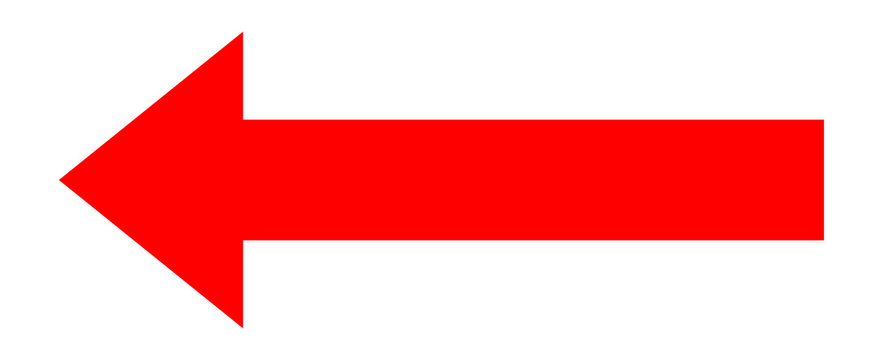
#> input picture Red_Arrow.jpg, 883 x 360 px, given in place of the camera
$ python Values_0f_hsv.py
#> lines starting #> are read from the running program, lines starting #| are printed output that depends on the picture; after the words box and inside, x2 and y2 are one past the last pixel; in counts of white or black regions, pixels touching at a corner belong together
import cv2
import numpy as np

cap = cv2.VideoCapture(0)

def nothing(x):
    pass

cv2.namedWindow('Tracking')

cv2.createTrackbar("LH", "Tracking", 0, 255, nothing)
cv2.createTrackbar("LS", "Tracking", 0, 255, nothing)
cv2.createTrackbar("LV", "Tracking", 0, 255, nothing)
cv2.createTrackbar("UH", "Tracking", 255, 255, nothing)
cv2.createTrackbar("US", "Tracking", 255, 255, nothing)
cv2.createTrackbar("UV", "Tracking", 255, 255, nothing)

while True:
    #frame = cv2.imread('Red_Arrow.jpg')

    _, frame = cap.read()
#> frame is the input picture: shape (360, 883, 3); mean B, G, R 176.8, 176.8, 254.6

    height, width, _ = frame.shape
#> height = 360; width = 883


    center_x = width // 2
#> center_x = 441


    start_point = (center_x, 0)
#> start_point = (441, 0)
    end_point = (center_x, height)
#> end_point = (441, 360)
    color = (0, 0, 255)
    thickness = 2
    frame_with_line = cv2.line(frame, start_point, end_point, color, thickness)

    hsv = cv2.cvtColor(frame, cv2.COLOR_BGR2HSV)
#> hsv: shape (360, 883, 3); mean H, S, V 3.6, 78.9, 254.6

    l_h = cv2.getTrackbarPos("LH", "Tracking")
    l_s = cv2.getTrackbarPos("LS", "Tracking")
    l_v = cv2.getTrackbarPos("LV", "Tracking")

    u_h = cv2.getTrackbarPos("UH", "Tracking")
    u_s = cv2.getTrackbarPos("US", "Tracking")
    u_v = cv2.getTrackbarPos("UV", "Tracking")
    '''
    l_r = np.array([l_h, l_s, l_v])
    u_r = np.array([u_h, u_s, u_v])

    '''

    # l_r = np.array([0, 70, 50])
    # u_r = np.array([10, 255, 255])


    lower_red1 = np.array([0, 100, 100])
    upper_red1 = np.array([10, 255, 255])
    lower_red2 = np.array([160, 100, 100])
    upper_red2 = np.array([180, 255, 255])


    mask1 = cv2.inRange(hsv, lower_red1, upper_red1)
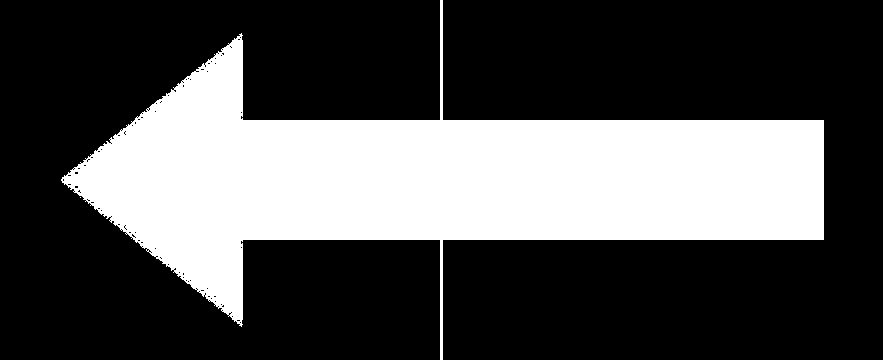
#> mask1: shape (360, 883); 30.6% white; 2 white regions (1 under 20 px), largest, box (x1, y1, x2, y2) and area: (61, 0, 824, 360) 97310
    mask2 = cv2.inRange(hsv, lower_red2, upper_red2)
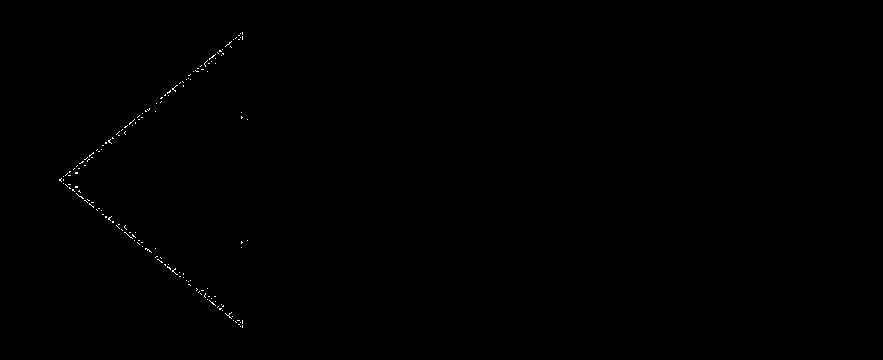
#> mask2: shape (360, 883); 0.16% white in thin lines or dots, all inside (x1, y1, x2, y2) = (59, 32, 248, 328)

    mask = cv2.bitwise_or(mask1, mask2)
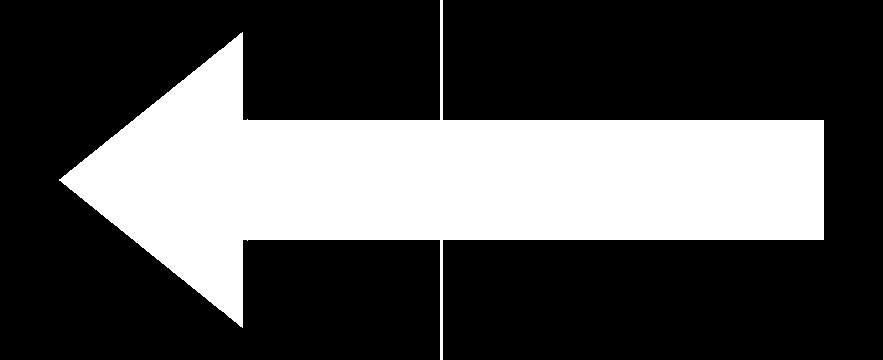
#> mask: shape (360, 883); 30.8% white; 1 white region, box (x1, y1, x2, y2) and area: (59, 0, 824, 360) 97804
    res = cv2.bitwise_and(frame, frame, mask=mask)
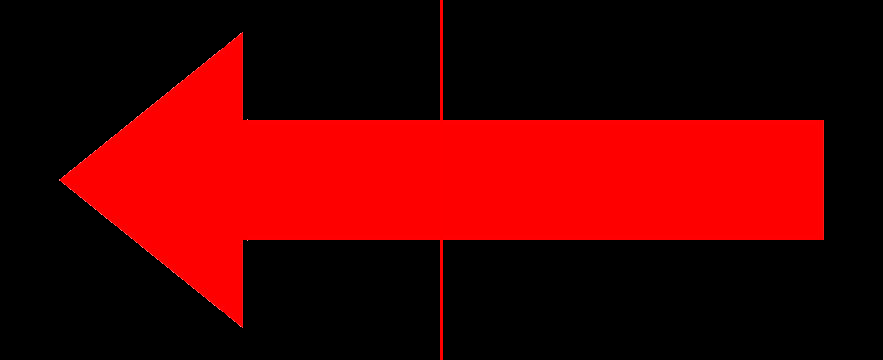
#> res: shape (360, 883, 3); mean B, G, R 0.2, 0.2, 78.1

    cv2.imshow('frame', frame)
    cv2.imshow('frame1', frame_with_line)
    cv2.imshow('mask', mask)
    cv2.imshow('res', res)

    key = cv2.waitKey(1) & 0xFF
#> (key q is pressed here)
    if key == ord('q'):
        break
cap.release()
cv2.destroyAllWindows()
